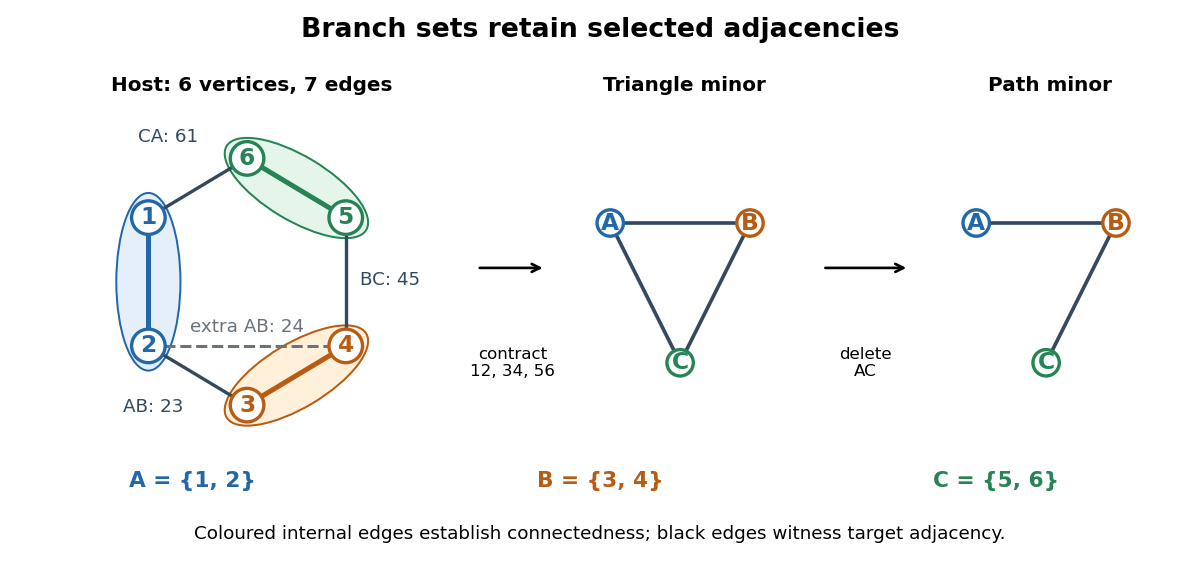

The Python source for this figure:
"""Draw connected branch sets, their quotient triangle, and a path minor.

Python 3.14, matplotlib 3.10.7. Run from _media; output goes to CWD.
"""

from pathlib import Path

import matplotlib.pyplot as plt
from matplotlib.patches import Circle, Ellipse


COLORS = {"A": "#2268a8", "B": "#b85b13", "C": "#258354"}
PALE = {"A": "#e5effa", "B": "#fff0da", "C": "#e6f5e9"}


def node(ax, label, position, group):
    ax.add_patch(Circle(position, 0.17, facecolor="white", edgecolor=COLORS[group],
                        linewidth=2, zorder=4))
    ax.text(*position, label, ha="center", va="center", fontsize=14,
            color=COLORS[group], weight="bold", zorder=5)


def main():
    plt.rcParams.update({"font.family": "DejaVu Sans", "font.size": 12})
    fig = plt.figure(figsize=(10, 4.75), dpi=120, facecolor="white")
    host = fig.add_axes((0.025, 0.22, 0.37, 0.58))
    quotient = fig.add_axes((0.46, 0.22, 0.22, 0.58))
    path = fig.add_axes((0.765, 0.22, 0.22, 0.58))
    pos = {"1": (-1.0, 0.8), "2": (-1.0, -0.5),
           "3": (0.0, -1.1), "4": (1.0, -0.5),
           "5": (1.0, 0.8), "6": (0.0, 1.4)}
    groups = {"1": "A", "2": "A", "3": "B", "4": "B", "5": "C", "6": "C"}
    for a, b in [("1", "2"), ("3", "4"), ("5", "6")]:
        group = groups[a]
        p, q = pos[a], pos[b]
        centre = ((p[0] + q[0]) / 2, (p[1] + q[1]) / 2)
        angle = {"A": 90, "B": 31, "C": -31}[group]
        length = 1.8 if group == "A" else 1.65
        host.add_patch(Ellipse(centre, length, 0.65, angle=angle,
                               facecolor=PALE[group], edgecolor=COLORS[group],
                               linewidth=1.2, zorder=0))
        host.plot(*zip(p, q), color=COLORS[group], linewidth=3, zorder=1)
    for a, b, label, text_pos in [
        ("2", "3", "AB: 23", (-0.95, -1.17)),
        ("4", "5", "BC: 45", (1.14, 0.12)),
        ("6", "1", "CA: 61", (-0.8, 1.57)),
    ]:
        host.plot(*zip(pos[a], pos[b]), color="#34495e", linewidth=2, zorder=1)
        host.text(*text_pos, label, fontsize=11, color="#34495e",
                  ha="left" if label.startswith("BC") else "center")
    host.plot(*zip(pos["2"], pos["4"]), color="#68737e", linewidth=1.8,
              linestyle="--", zorder=2)
    host.text(0, -0.36, "extra AB: 24", ha="center", fontsize=11, color="#68737e")
    for label, position in pos.items():
        node(host, label, position, groups[label])
    target = {"A": (-0.9, 0.9), "B": (0.9, 0.9), "C": (0, -0.9)}
    for ax, edges in [(quotient, [("A", "B"), ("B", "C"), ("C", "A")]),
                      (path, [("A", "B"), ("B", "C")])]:
        for a, b in edges:
            ax.plot(*zip(target[a], target[b]), color="#34495e", linewidth=2.2)
        for label, position in target.items():
            node(ax, label, position, label)
    for ax in (host, quotient, path):
        ax.set(xlim=(-1.65, 1.75), ylim=(-1.5, 1.85), aspect="equal")
        ax.axis("off")
    fig.suptitle("Branch sets retain selected adjacencies", fontsize=16, weight="bold", y=0.97)
    fig.text(0.21, 0.84, "Host: 6 vertices, 7 edges", ha="center", weight="bold")
    fig.text(0.57, 0.84, "Triangle minor", ha="center", weight="bold")
    fig.text(0.875, 0.84, "Path minor", ha="center", weight="bold")
    overlay = fig.add_axes((0, 0, 1, 1), frameon=False)
    overlay.set(xlim=(0, 1), ylim=(0, 1))
    overlay.axis("off")
    for start, end in [(0.397, 0.455), (0.685, 0.758)]:
        overlay.annotate("", xy=(end, 0.53), xytext=(start, 0.53),
                         arrowprops={"arrowstyle": "->", "lw": 1.6})
    fig.text(0.427, 0.34, "contract\n12, 34, 56", ha="center", fontsize=10)
    fig.text(0.721, 0.34, "delete\nAC", ha="center", fontsize=10)
    for x, group, members in [(0.16, "A", "{1, 2}"), (0.5, "B", "{3, 4}"),
                              (0.83, "C", "{5, 6}")]:
        fig.text(x, 0.145, f"{group} = {members}", color=COLORS[group],
                 weight="bold", ha="center", fontsize=13)
    fig.text(0.5, 0.055, "Coloured internal edges establish connectedness; black edges witness target adjacency.",
             ha="center", fontsize=11)
    fig.savefig(Path.cwd() / (Path(__file__).stem + ".png"), facecolor="white",
                transparent=False)
    plt.close(fig)


if __name__ == "__main__":
    main()
